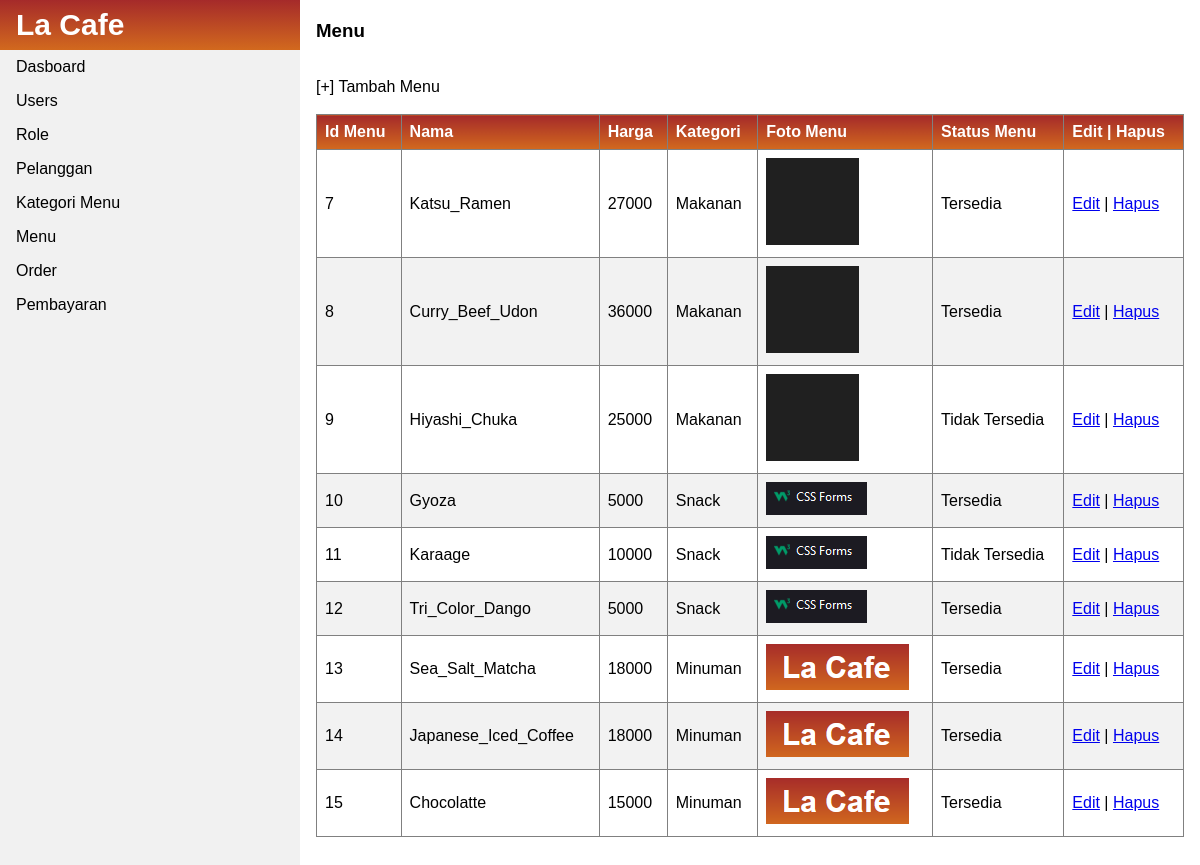
/Cafe/menu.php, run on the app's committed database.
### tables this page shows
CREATE TABLE `menu_bintang` (
  `id_menu` int(11) NOT NULL AUTO_INCREMENT,
  `nama_menu` varchar(100) DEFAULT NULL,
  `harga_menu` int(11) DEFAULT NULL,
  `id_kategori` int(11) DEFAULT NULL,
  `foto_menu` varchar(100) DEFAULT NULL,
  `status_menu` varchar(50) DEFAULT NULL,
  PRIMARY KEY (`id_menu`)
);

CREATE TABLE `kategori_bintang` (
  `id_kategori` int(11) NOT NULL AUTO_INCREMENT,
  `nama_kategori` varchar(50) DEFAULT NULL,
  PRIMARY KEY (`id_kategori`)
);

### Cafe/menu.php (the view, shortened to what this page needs)
<!DOCTYPE html>
<html>
<head>
</head>
<body>
<ul>
  <li><a class="active" href="index.php"><b>La Cafe</b></a></li>
  <li><a href="index.php">Dasboard</a></li>
  <li><a href="user.php">Users</a></li>
  <li><a href="role.php">Role</a></li>
  <li><a href="#pelanggan">Pelanggan</a></li>
  <li><a href="kategori.php">Kategori Menu</a></li>
  <li><a href="menu.php">Menu</a></li>
  <li><a href="#order">Order</a></li>
  <li><a href="#pembayaran">Pembayaran</a></li>
</ul>
<div style="margin-left:25%;padding:1px 16px;height:1000px;">
<h3>Menu</h3>
    <br>
    <?php
    include 'koneksi.php';
    $sql = "SELECT menu_bintang.id_menu, menu_bintang.nama_menu, menu_bintang.harga_menu, menu_bintang.foto_menu, kategori_bintang.nama_kategori, menu_bintang.status_menu
            FROM menu_bintang INNER JOIN kategori_bintang ON menu_bintang.id_kategori = kategori_bintang.id_kategori";
    $menu = mysqli_query($conn, $sql);
    ?>
    <nav>
        <a href="tambah_menu.php">[+] Tambah Menu</a>
    </nav>
    <br>
    <table border="1" cellspacing="0" cellpadding="10px">
        <thead>
            <tr>
                <th>Id Menu</th>
                <th>Nama</th>
                <th>Harga</th>
                <th>Kategori</th>
                <th>Foto Menu</th>
                <th>Status Menu</th>
                <th>Edit | Hapus</th>
            </tr>
        </thead>
        <tbody>
            <?php foreach ($menu as $row) : ?>
                <tr>
                    <td><?= $row["id_menu"];  ?></td>
                    <td><?= $row["nama_menu"];  ?></td>
                    <td><?= $row["harga_menu"];  ?></td>
                    <td><?= $row["nama_kategori"];  ?></td>
                    <td><input type="image" src="img/<?= $row["foto_menu"];  ?>" alt="Foto Tidak Tersedia"></td>
                    <td><?= $row["status_menu"];  ?></td>
                    <td>
                    <?php
                    echo "<a href='edit_menu.php?id=$row[id_menu]'>Edit</a>";
                    ?>
                    |
                    <a href="hapus_menu.php?id=<?= $row['id_menu']; ?>" onclick="return confirm ('yakin hapus?');">Hapus</a>
                    </td>
                </tr>
            <?php endforeach; ?>
        </tbody>
    </table>
</div>
</body>
</html>

### Cafe/menu.php (style rules this page uses)
body { margin: 0; font-family: Arial; }
ul { list-style-type: none; margin: 0; padding: 0; width: 25%; background-color: #f1f1f1; position: fixed; height: 100%; overflow: auto; }
li a { display: block; color: #000; padding: 8px 16px; text-decoration: none; }
li a.active { background: linear-gradient(brown, chocolate); font-size: 30px; color: white; }
table { border-collapse: collapse; width: 100%; }
th, td { text-align: left; padding: 8px; }
tr:nth-child(even) { background-color: #f2f2f2 }
th { background: linear-gradient(brown, chocolate); color: white; }
nav a { text-decoration: none; color: black; }

### data on the page
menu_bintang: id_menu "7", nama_menu "Katsu_Ramen", harga_menu "27000", id_kategori.nama_kategori "Makanan", status_menu "Tersedia"
menu_bintang: id_menu "8", nama_menu "Curry_Beef_Udon", harga_menu "36000", id_kategori.nama_kategori "Makanan", status_menu "Tersedia"
menu_bintang: id_menu "9", nama_menu "Hiyashi_Chuka", harga_menu "25000", id_kategori.nama_kategori "Makanan", status_menu "Tidak Tersedia"
menu_bintang: id_menu "10", nama_menu "Gyoza", harga_menu "5000", id_kategori.nama_kategori "Snack", status_menu "Tersedia"
menu_bintang: id_menu "11", nama_menu "Karaage", harga_menu "10000", id_kategori.nama_kategori "Snack", status_menu "Tidak Tersedia"
menu_bintang: id_menu "12", nama_menu "Tri_Color_Dango", harga_menu "5000", id_kategori.nama_kategori "Snack", status_menu "Tersedia"
menu_bintang: id_menu "13", nama_menu "Sea_Salt_Matcha", harga_menu "18000", id_kategori.nama_kategori "Minuman", status_menu "Tersedia"
menu_bintang: id_menu "14", nama_menu "Japanese_Iced_Coffee", harga_menu "18000", id_kategori.nama_kategori "Minuman", status_menu "Tersedia"
menu_bintang: id_menu "15", nama_menu "Chocolatte", harga_menu "15000", id_kategori.nama_kategori "Minuman", status_menu "Tersedia"
